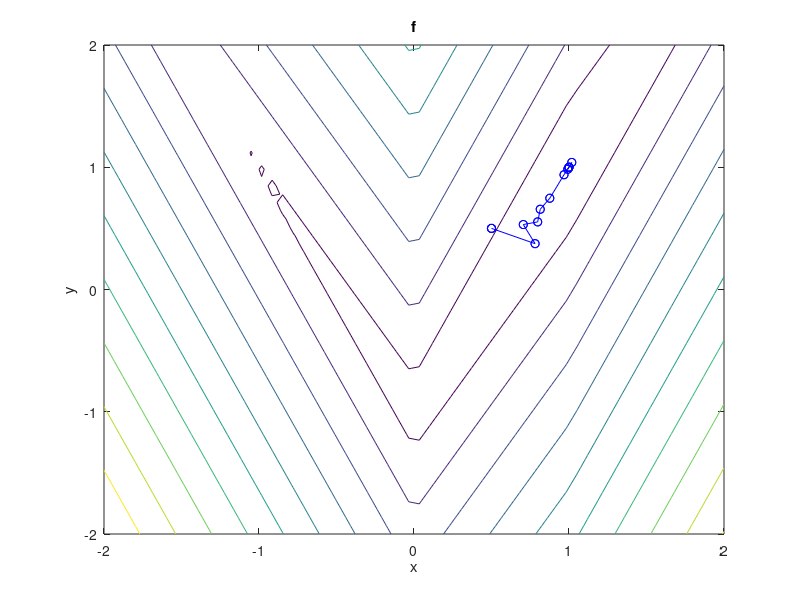

The MATLAB script that drew this image:
%@author Zach Arnold
%@contributors Ryan McKenna, Ethan Moon 

%Here is a loop that will call all of the functions for me
function BFGS()

%[xk1, fxk1, Gfxk1] = BFGSIter(@(x, y) (1-x).^2 + (y - x.^2).^2,[0.5;0.5])
%[xk2, fxk2, Gfxk2] = BFGSIter(@(x, y) (1-x).^2 + abs(y-x.^2),[0.5;0.5])
[xk3, fxk3, Gfxk3] = BFGSIter(@(x, y) (1/4)*abs(1-x)+ abs(y - 2*abs(x) + 1),[0.5;0.5])

end

%function BFGSIter
%@param func the function to be optimized
%@param x0 the initial guess
%@return [xk,fkx,Gfxk] the vector, answer, and gradient
%
%the function is described in class
function [xk, fxk, Gfxk] = BFGSIter (func,x0)

I = eye(2);
domain = [2,-2]';

ezcontour(func,domain)
title('f')
hold on 
xk = x0;
fxk = fun(xk);
Gfxk = gradf(xk);
Ck = I;
delta = 10^(-12);
xold = x0;
count = 0;
while true 
	count =count + 1;
    plot ([xk(1);xold(1)],[xk(2);xold(2)],'bo-')
    hold on
    Pk = -Ck*Gfxk;
    tk = linesearch(xk, Pk);
    xk1 = xk + tk*Pk; 
    Gfxk1 = double(gradf(xk1));
    yk = Gfxk1 - Gfxk;
    dk = xk1 - xk;
    %this is the break condition to handle NAN case
    if dot(yk, dk) == 0
        break
    end

    C0 = (I-(dk*yk')/dot(yk,dk))*Ck*(I-(dk*yk')/dot(yk,dk))'+(dk*dk')/dot(yk,dk);
    Ck = C0;
    xold = xk;
    xk = xk1;
    Gfxk = Gfxk1;
    fxk = double(fun(xk));
    nFxk = norm(fxk);
    if (nFxk) < delta
        break
    end
end
    count
	final_error = abs(xk - [1;1])
end

%function linesearch
%@param xk the vector
%@param Pk
%@return t the linesearch result
%
%the function is described in class
function [t] = linesearch (xk, Pk)
alpha = 10^-4;
beta = 0.9;  
t = 1;
mu = 0;
gamma = 10;
armijo = 0;
weak_wolfe = 0;
fx = fun(xk);
Gx = gradf(xk);
while true 
    line = xk + t*Pk;
    grad = double(gradf(line));
    phi = double(fun(line));
    phi0 = fx;
    phiPrime = dot(grad,Pk);
    phiP0 = dot(Gx, Pk);
    if phi > phi0 + alpha*t*phiP0 % Armijo Fails
        gamma = t;
    else
        armijo = 1;
    end
    if phiPrime < beta*phiP0 % Weak Wolfe fails
        mu = t;
    else
        weak_wolfe = 1;
    end
    if armijo == 1 && weak_wolfe == 1;
        break;
    end
    if gamma < 10
        t = (mu + gamma)/2;
    else t = 2*t;
    end
end
end

%SECTION ADDED BELOW FOR FUNCTIONALITY AND SPEED
%rather than have this implicitly solved for in the above function
%it is explicitly defined below for direct referencing purposes.

% %function 1
% function fxk = fun(xk) 
% x = xk(1);
% y = xk(2);
% fxk = (1-x).^2 + (y - x.^2).^2;
% end
% 
% %gradient 1
% function gfxk = gradf(xk)
% x = xk(1);
% y = xk(2);
% gfxk = [2*(2*x^3-2*x*y+x-1),2*(y-x.^2)]';
% end 

% %function2
% function fxk = fun(xk) 
% x = xk(1);
% y = xk(2);
% fxk = (1-x.^2)^2 + abs(y - x.^2);
% end
% 
% %grad 2
% function gfxk = gradf(xk)
% x = xk(1);
% y = xk(2);
% gfx = -2*(1-x);
% if (y-x^2) > 0
%     gfx = gfx -2*x;
% else
%     gfx = gfx + 2*x; 
% end
% if (y-x.^2) > 0
%     gfy = 1;
% else 
%     gfy = -1;
% end
% gfxk = [gfx, gfy]';
% end 


% function 3
function fxk = fun(xk) 
x = xk(1);
y = xk(2);
fxk = (0.25)*abs(1-x) + abs(y-2*abs(x)+1);
end

% gradient 3
function gfxk = gradf(xk) 
x = xk(1);
y = xk(2);
if 1-x > 0
    gfx = -(0.25);
else gfx = 0.25;
end
if x > 0
    if  (y - 2*x + 1) > 0
        gfx = gfx - 2;
        gfy = 1;
    else
        gfx = gfx + 2;
        gfy = -1;
    end
else
    if (y + 2*x + 1) > 0
        gfx = gfx + 2;
        gfy = 1;
    else
        gfx = gfx - 2;
        gfy = -1;
    end
end
gfxk = [gfx, gfy]';
end
